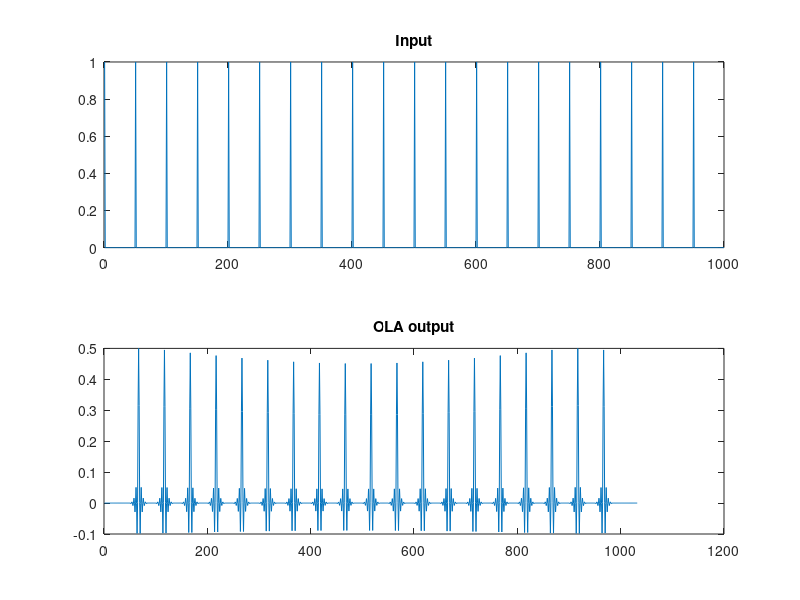

Source code (MATLAB):
%%%%%%%%%%%%%%%%%%%%%%%%%%%%%%%%%%%%%%%%%%%%%%%%%%%%%%%%%%%%%%%%%%%%%%%%%%%
% Overlap and add                            
% Audio Signals course
% 2021
% Zhang Zheng
% Exercise 3
% %%%%%%%%%%%%%%%%%%%%%%%%%%%%%%%%%%%%%%%%%%%%%%%%%%%%%%%%%%%%%%%%%%%%%%%%%
%% Implement overlap and add
% Input signal: impulse train of lenght 1000
% Filter: low-pass, Nh=33 samples
% Analysis window
%   Length M=33 samples 
%   Hop-size: 50% (M/2+1=17) 
%   Type: Hanning

clc
close all
clear
%% Define the signal and the filter
L = 1000;
x = zeros(1,L); % An impulse every 50 samples
x(1:50:L) = 1;
% Define the filter
Nh = 33;                % Filter length
h = fir1(Nh-1, 0.5);    % Compute the filter

% OLA window definition
M = 33;                 % Window length
w = hanning(M)';        % Type of window
R = (M-1)/2+1;          % Hop size

Nfft = 2^(ceil(log2(M+Nh-1)));  % length of the FFT, next power of 2 to M+Nh-1
    
H = fft(h, Nfft);               % Filter in frequency domain

y = zeros(1, L+Nh-1);           % Output signal

nframes = floor((L-M)/R);       % Number of frames in the signal

for m = 1:nframes % Sliding windows
    m_idx = (m-1)*R+1 : (m-1)*R+M;
    xm = x(m_idx) .* w;
    
    Xm = fft(xm, Nfft);         % Filter in the frequency domain with multuplication
    Ym = Xm .* H;               
    
    ym = real(ifft(Ym));        % Return to time domain
    ola_idxs = (m-1)*R+1 : (m-1)*R + (M+Nh-1);
    ym = ym(1:M+Nh-1);
    y(ola_idxs) = y(ola_idxs) + ym;         % Put everything back
end

%% Plot the input and the output of the filtering operation using subplot

figure
subplot(2,1,1)
plot(x)
title('Input');

subplot(2,1,2)
plot(y)
title('OLA output');



















